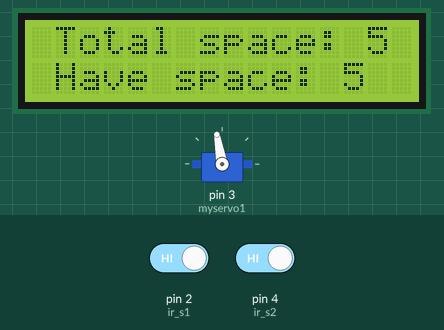
Bench run of a sketch on a simulated Arduino Uno, built with avr-gcc and run on an emulated ATmega328P. On the bench: servo, 16×2 character LCD. The inputs (shaded band) are chosen by the test bench; at power-on: pin 2 (ir_s1) HIGH, pin 4 (ir_s2) HIGH.

Above: at 3.2 s.
3.3 s: pin 2 (ir_s1) driven LOW
At 4.0 s:
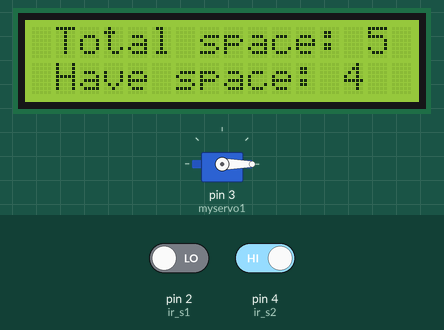
4.8 s: pin 4 (ir_s2) driven LOW
At 7.5 s:
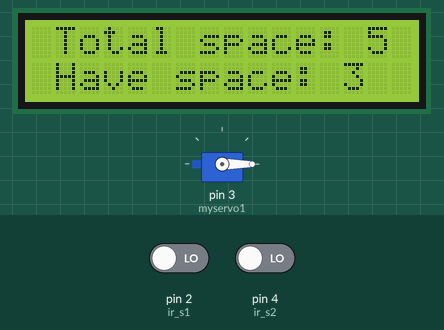
7.8 s: pin 4 (ir_s2) driven HIGH
At 8.7 s:
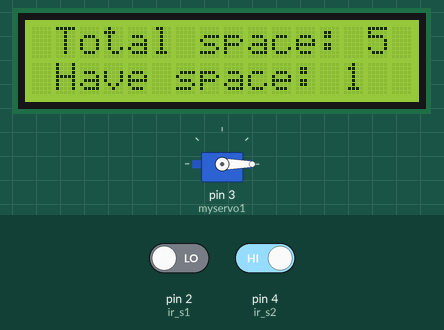
9.3 s: pin 2 (ir_s1) driven HIGH
12.3 s: pin 4 (ir_s2) driven LOW
At 14.7 s:
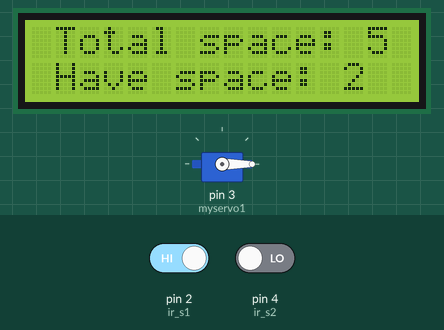
15.3 s: pin 4 (ir_s2) driven HIGH
Timing chart, 0 to 18.3 s (numbered marks = the images above; inputs shaded):
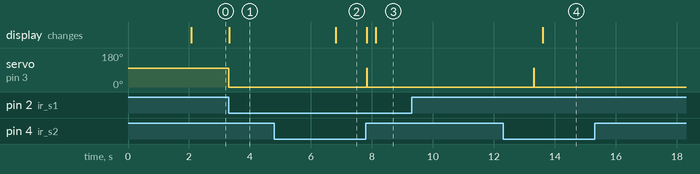

The sketch:

sketch_sep13a.ino
```cpp
#include <LiquidCrystal.h>
#include <Servo.h>

Servo myservo1;

int ir_s1=2;
int ir_s2=4;

int Total=5;
int space;

int flag1=0;
int flag2=0;
LiquidCrystal lcd(A0,A1,A2,A3,A4,A5);

void setup() {
  pinMode(ir_s1,INPUT);
  pinMode(ir_s2,INPUT);

  myservo1.attach(3);
  myservo1.write(100);

  lcd.begin(16,2);
  lcd.setCursor (0,0);
  lcd.print(" car parking ");
  lcd.setCursor (0,1);
  lcd.print(" system ");
  delay (2000);
  lcd.clear();

  space=Total;
}

void loop(){

  if(digitalRead (ir_s1)==0 && flag1==0){
    if(space>0){flag1=1;
    if(flag2==0){myservo1.write(0);space=space-1;}
    }else{
      lcd.setCursor (0,0);
      lcd.print(" sorry not space");
      lcd.setCursor (0,1);
      lcd.print(" available ");
      delay(1000);
      lcd.clear();
    }
  }

  if(digitalRead(ir_s2)==0 && flag2==0){flag2=1;
  if(flag1==0){myservo1.write(0);space=space+1;}
  }

  if(flag1==1 && flag2==1){
    delay(1000);
    myservo1.write(100);
    flag1=0,flag2=0;
  }

lcd.setCursor(0,0);
lcd.print(" Total space: ");
lcd.print(Total);

lcd.setCursor(0,1);
lcd.print("Have space: ");

lcd.setCursor(0,1);
lcd.print(" Have space: ");
lcd.print(space);
}
```

Measured:
- after the input at 3.3 s, servo on pin 3 (myservo1): 100° → 0° at once; the display: changes at once (image 1)
- after the input at 4.8 s, the display: changes after 2.0 s (image 2)
- after the input at 7.8 s, servo on pin 3 (myservo1): 0° → 100° at once, → 0° 0.02 s later
- after the input at 9.3 s, every drawn part: stays the same
- after the input at 12.3 s, servo on pin 3 (myservo1): 0° → 100° after 1.0 s, → 0° 0.02 s later; the display: changes after 1.3 s (image 4)
- after the input at 15.3 s, every drawn part: stays the same
